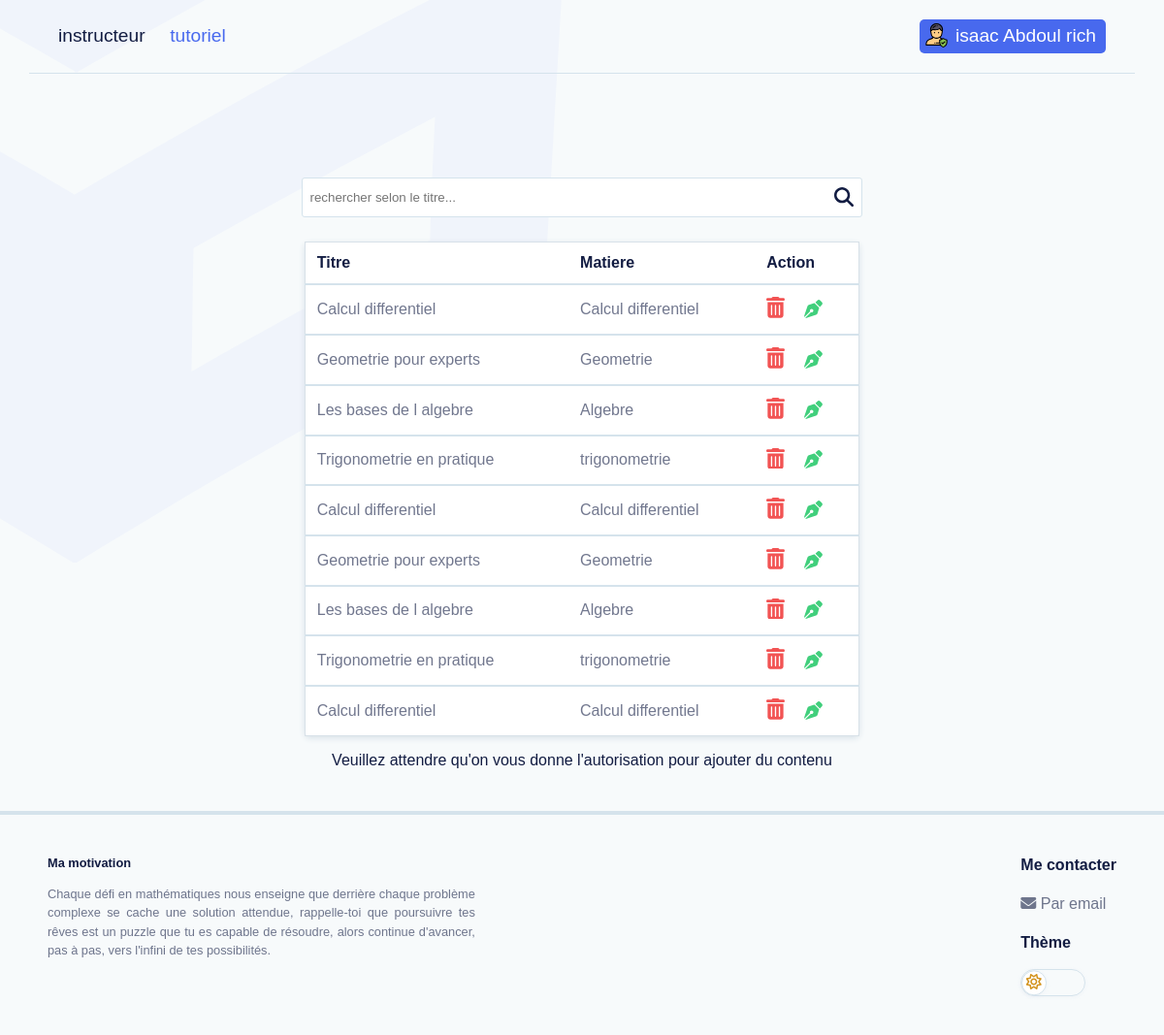
Screenshot of /View/gestionTutoriel.php (signed in) with the database file from the repository.
### tables this page shows
CREATE TABLE `instructeur` (
  `idInstructeur` int(11) NOT NULL AUTO_INCREMENT,
  `nom` varchar(100) NOT NULL,
  `prenom` varchar(100) NOT NULL,
  `mail` varchar(100) NOT NULL,
  `password` varchar(256) NOT NULL,
  PRIMARY KEY (`idInstructeur`),
  UNIQUE KEY `mail` (`mail`)
);

CREATE TABLE `tutoriel` (
  `id_tuto` int(11) NOT NULL AUTO_INCREMENT,
  `chemin` varchar(250) DEFAULT NULL,
  `instructeur` int(11) DEFAULT NULL,
  `matiere` int(11) DEFAULT NULL,
  `titre` varchar(100) DEFAULT NULL,
  `niveau` varchar(100) DEFAULT NULL,
  `description` varchar(256) DEFAULT NULL,
  `duree` varchar(10) DEFAULT NULL,
  PRIMARY KEY (`id_tuto`),
  KEY `fk_instruncteur` (`instructeur`),
  KEY `fk_matiere` (`matiere`),
  CONSTRAINT `fk_instruncteur` FOREIGN KEY (`instructeur`) REFERENCES `instructeur` (`idInstructeur`) ON DELETE CASCADE,
  CONSTRAINT `fk_matiere` FOREIGN KEY (`matiere`) REFERENCES `matiere` (`idMat`) ON DELETE CASCADE
);

CREATE TABLE `matiere` (
  `idMat` int(11) NOT NULL AUTO_INCREMENT,
  `nomMat` varchar(50) DEFAULT NULL,
  PRIMARY KEY (`idMat`)
);

### Fonction/fonction.php (called while the page is built, shortened)
<?php
function getEntityByIdWithOffset($pdo,$table, $idTable, $nomID,$limit, $offset){
    $sql = "SELECT * FROM $table WHERE $nomID = $idTable LIMIT :limit OFFSET :offset";
    $stmt = $pdo->prepare($sql);
    $stmt->bindValue(':limit', $limit, PDO::PARAM_INT);
    $stmt->bindValue(':offset', $offset, PDO::PARAM_INT);
    $stmt->execute();
    $data = $stmt->fetchAll();
    return $data;
}
function getRawById($pdo,$table, $idTable, $nomID){
    $sql = "SELECT * FROM $table WHERE $nomID = $idTable";
    $stmt = $pdo->prepare($sql);
    $stmt->execute();
    $data = $stmt->fetch();
    return $data;
}
?>

### View/gestionTutoriel.php (the view, shortened to what this page needs)
<?php
require "../Include/bdd.php";
require "../Fonction/fonction.php";
if (isset($_SESSION['instructeur'])){
    $records_per_page = 10;
    $page = isset($_GET['page']) ? (int)$_GET['page'] : 1;
    $offset = ($page - 1) * $records_per_page;
    $instructeur =  $_SESSION['instructeur'];
    $stmt = $pdo->prepare("Select * from matiere where idMat in (Select idMat from InstructeurMatiere where idInstructeur = $instructeur and isValid = 1)");
    $stmt->execute();
    $matieres = $stmt->fetchAll();
    $data = getEntityByIdWithOffset($pdo,"tutoriel", "instructeur",$instructeur,$records_per_page, $offset);
    $instructeur = getRawById($pdo,"instructeur", $_SESSION['instructeur'], "idInstructeur");
}
?>
<!DOCTYPE html>
<html lang="en">
<head>
    <link rel="stylesheet" href="style/style.css">
</head>
<body <?= isset($_COOKIE['theme'])?'class='.$_COOKIE['theme']:''?>>
    <header class="header-user">
       <nav class="header-nav">
            <span><a href="instructeur.php">instructeur</a></span>
            <span class="active"><a href="gestionTutoriel.php">tutoriel</a></span>
       </nav>
        <div class="englobe">
            <span id="user-name">
                <span><?=$instructeur->nom?> <?=$instructeur->prenom?></span>
            </span>
        </div>
    </header>
    <main class="container espacement">
        <div class="element-recherche">
            <input type="text" class="rechercher" placeholder="rechercher selon le titre...">
        </div>
        <table class="tableau">
    <tr>
        <th>Titre</th>
        <th>Matiere</th>
        <th>Action</th>
    </tr>
    <?php foreach ($data as $tuto): ?>
    <tr data-id="<?= $tuto->id_tuto ?>" data-titre="<?= htmlspecialchars($tuto->titre) ?>" data-description="<?= htmlspecialchars($tuto->description) ?>" data-matiere="<?= htmlspecialchars($tuto->matiere) ?>" data-niveau="<?= htmlspecialchars($tuto->niveau) ?>">
        <td><?= htmlspecialchars($tuto->titre) ?></td>
        <td><?=getRawById($pdo,"matiere", $tuto->matiere, "idMat")->nomMat?></td>
        <td>
            <a href="gestionTutoriel.php?idTuto=<?= $tuto->id_tuto ?>" onclick="return confirm('Êtes-vous sûr de vouloir supprimer ce tutoriel ?')">
            </a>
            <a href="javascript:void(0)" class="edit-btn">
            </a>
        </td>
    </tr>
    <?php endforeach; ?>
</table>
<?php if (!empty($matieres)): ?>
    <button class="ajouter">Ajouter</button>
<?php else: ?>
    <p class="centrer">Veuillez attendre qu'on vous donne l'autorisation pour ajouter du contenu</p>
<?php endif; ?>
    </main>
    <footer class="footer-student">
        <div class="motivation">
            <div class="entete">Ma motivation</div>
            <p>Chaque défi en mathématiques nous enseigne que derrière chaque problème complexe se cache une solution attendue, rappelle-toi que poursuivre tes rêves est un puzzle que tu es capable de résoudre, alors continue d'avancer, pas à pas, vers l'infini de tes possibilités.</p>
        </div>
        <div class="contact">
            <div class="entete">Me contacter</div>
            <p><i class="fa-solid fa-envelope"></i> Par email</p>
            <div class="entete">Thème</div>
            <span class="champ" tabindex="0">
                    <span class="bouttonRond <?= (isset($_COOKIE['theme']) && $_COOKIE['theme'] == 'theme-dark')?'position':''?>">
                        <?php if(!isset($_COOKIE['theme']) || (isset($_COOKIE['theme']) && $_COOKIE['theme'] != 'theme-dark')):?>
                            <i class="fa-regular fa-sun"></i>
                        <?php elseif(isset($_COOKIE['theme']) && $_COOKIE['theme'] == 'theme-dark'): ?>
                            <i class="fa-regular fa-moon"></i>
                        <?php endif; ?>
                    </span>
            </span>
        </div>
    </footer>
</body>
</html>

### View/style/style.css (style rules this page uses)
:root { --color-dark: #000; --color: #121c42; --color-light: #121c4299; --color-inversed: #effbec; --color-inversed60: #effbec99; --color-transparent: rgba(18, 28, 66, 0); --contrast: #4869ee; --contrast25: #4869ee3f; --gap: 20px; --space: 8px; --border: #d5e3ec; --border-light: #e6eff4; --background: #f7fafb; --background-light: #fff; --shadow: #d8e1e8; --list-hover: var(--background); --play: #f3f9fb; --space-section: 150px; --card-footer: #f7fafd; --card-padding: 16px; --header-height: 137px; --red: #f25353; --green: #41cf7c; --yellow: #feb32b; --yellow-alpha: #feb32b4c; --skeleton: var(--border-light); --skeleton-wave: var(--border-light); --selection-background: var(--border); --header-background: #FFFFFFF2; --header-background-inversed: #4869eeF2; --button:rgba(213,222,233,.2); --message-erreur-texte:#842029; --message-bordure:#f5c2c7; --message-background-color:#f8d7da; --message-succes-texte:#0a3622; --message-background-succes-color:#d1e7dd; --message-border-succes:#a3cfbb; }
body { background-color:var(--background); margin:0; font-family: sans-serif; min-height: 100vh; position: relative; color:var(--color); }
body::after { content: ""; background-image: url("../Image/logo-overlay.126df280.svg"); position: absolute; top: 0; left: 0; width: 580px; height:580px; background-size: cover; z-index:-1; pointer-events: none; }
.header-user { padding:20px 30px; margin:0 auto 50px ; display:flex; align-items:center; justify-content: space-between; font-size: 1.2em; width:90%; border-bottom:1.7px solid var(--border); }
.active,.user { color:var(--contrast); }
#user-name,.ajouter { background-color:var(--contrast); padding:3px 10px; border-radius:5px; position:relative; display:flex; height:28.8px; transition:background-color 1s; align-items:center; color:#fff; cursor:pointer; border-color: var(--contrast); user-select: none; }
#user-name span { margin-left:27px; }
#user-name::before { background-image: url("../Image/profile-user-svgrepo-com.svg"); content:""; position: absolute; top:3.5px; left:5px; width:25px; height:25px; background-size: cover; pointer-events: none; }
.container { padding:2.3% ; display: flex; flex-wrap: wrap; }
.footer-student { border-top: 4px solid var(--border); padding:40px 49px; display: flex; line-height: 1.5; justify-content: space-between; color:var(--color-light); }
.motivation { width:40%; text-align: justify; font-size: 0.8em; }
.entete { color:var(--color); font-weight: bold; }
.champ { border:1px solid var(--border); width:65px; height:26px; outline:none; border-radius:100px; display:block; margin-top: 15px; box-shadow:0 1px 4px var(--button); cursor:pointer ; transition:border .5s,outline .5s; }
.bouttonRond { border-radius:100px; box-shadow:0 1px 4px var(--button); border:1px solid var(--border); display: block; width:24px; height: 24px; background-color: #fff; transform:translate(0.05px,0.315px); transition:tranform 30s ease-in-out; }
.bouttonRond i { color:#d2921c; transform:translateX(3.5px); }
.englobe { position: relative; }
.tableau { margin:auto auto; background-color: var(--background-light); width:50%; border-collapse:collapse; border-radius: 5px; box-shadow: 0 2px 6px var(--shadow); border: 1px solid var(--shadow); }
.tableau tr:not(:last-child) { border-bottom: 2px solid var(--border); }
.tableau td,.tableau th { padding:12px; text-align:left; }
.tableau td { color:var(--color-light); }
.container.espacement { height:100%; flex-direction: column; }
.pen { width:19px; fill:var(--green); }
.trash { width:19px; fill:var(--red); margin-right: 15px; }
.popup form input,.popup form select,.rechercher { background-color: var(--background); border: 1px solid var(--border); padding: calc(1.5 * var(--space)) calc(1 * var(--space)); transition:border 1.5s; border-radius: 3px; color: var(--color); }
.rechercher { margin: 30px auto 25px auto; width:49%; background-color: var(--background-light); }
.element-recherche { display: flex; justify-content:center; position:relative; }
.rechercher-logo { width:20px; height:20px; position:absolute; top:calc(50% - 8px); right:25.5%; fill:var(--color); }
.header-nav { width:16%; display:flex; justify-content: space-between; }
a { color:inherit; text-decoration: none; transition: color 0.5s; }
header a { display:flex; align-items: center; }
.centrer { text-align: center; }

### rows the page displays
instructeur: nom "isaac", prenom "Abdoul rich"
tutoriel: titre "Calcul differentiel", matiere.nomMat "Calcul differentiel"
tutoriel: titre "Geometrie pour experts", matiere.nomMat "Geometrie"
tutoriel: titre "Les bases de l algebre", matiere.nomMat "Algebre"
tutoriel: titre "Trigonometrie en pratique", matiere.nomMat "trigonometrie"
tutoriel: titre "Calcul differentiel", matiere.nomMat "Calcul differentiel"
tutoriel: titre "Geometrie pour experts", matiere.nomMat "Geometrie"
tutoriel: titre "Les bases de l algebre", matiere.nomMat "Algebre"
tutoriel: titre "Trigonometrie en pratique", matiere.nomMat "trigonometrie"
tutoriel: titre "Calcul differentiel", matiere.nomMat "Calcul differentiel"
